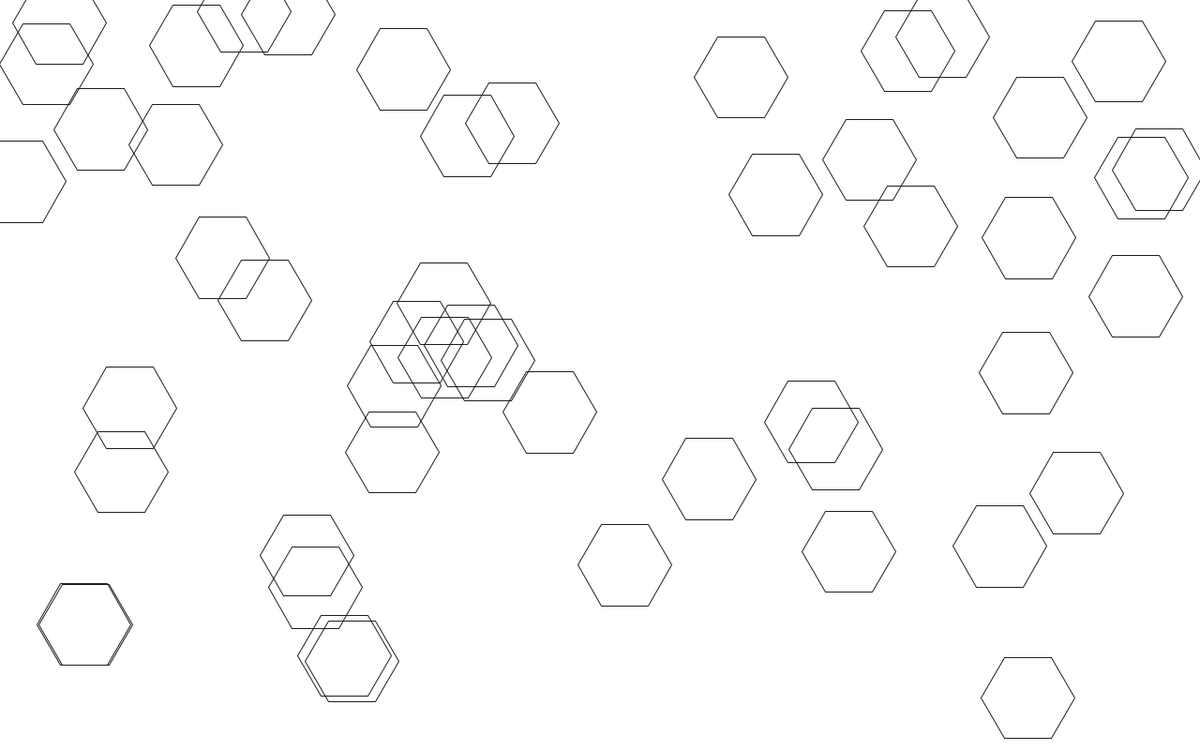
Frame 1 (no input)
Frame 60 (the mouse pressed at the canvas centre just before this capture): identical to frame 1, image omitted
Frame 120 (the mouse held since frame 60 and released just before this capture): identical to frame 1, image omitted

The Processing sketch that drew this single still picture (run headless with seeded random() and noise(); from frame 60 on, the mouse is pressed at the canvas centre):

// Processing sketch: arrays
// ── arrays.pde
Hexagon[] hexagons;

void setup()
{
  size(1280, 800);
  smooth();
  
  // first create an array that can hold 50 hexagon objects
  hexagons = new Hexagon[50];

  // then actually create 50 hexagons
  for (int i = 0; i < 50; i++)
  {
    hexagons[i] = new Hexagon(random(width), random(height), 50);  
  }
}

void draw()
{
  background(255); 
  
   // and then display them
  for (int i = 0; i < hexagons.length; i++){
    hexagons[i].display();
  }
}

// ── Hexagon.pde
class Hexagon
{
	float x;
	float y;
	float r;

	Hexagon(float _x, float _y, float _r)
	{
		x = _x;
		y = _y;
		r = _r;
	}

	void display()
	{
		noFill();
		stroke(30);
		pushMatrix();
		translate(x, y);
		beginShape();
		for(int i = 0; i < 6; i++)
		{
			float x = cos(radians(i * (360/6))) * r;
			float y = sin(radians(i * (360/6))) * r;
			vertex(x, y);
		}
		endShape(CLOSE);
		popMatrix();
	}
}
